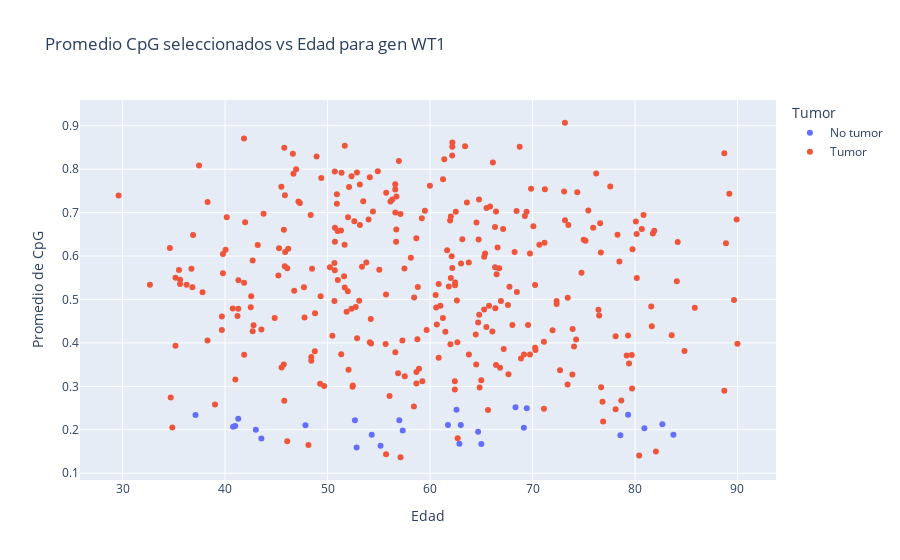

The code cell stored with this chart in its notebook:
### Code cell
plot_mean_age(df_wt1, 'WT1')

### Figure 1 — Plotly figure (JSON) as saved in the notebook; plotly's stock layout.template omitted (floating-point values rounded to 4 significant figures; data arrays with more than 128 entries replaced by an {"elided": "..."} marker saying what was removed)
{"data": [{"hovertemplate": "Tumor=No tumor<br>Edad=%{x}<br>Promedio de CpG=%{y}<extra></extra>", "legendgroup": "No tumor", "marker": {"color": "#636efa", "symbol": "circle"}, "mode": "markers", "name": "No tumor", "orientation": "v", "showlegend": true, "type": "scatter", "x": [79.33, 55.17, 69.16, 54.31, 65.0, 61.75, 52.84, 62.87, 63.0, 37.11, 69.44, 52.67, 64.69, 83.75, 57.33, 47.84, 78.57, 43.0, 80.92, 40.98, 68.34, 40.78, 43.54, 82.67, 57.0, 62.58, 41.28], "xaxis": "x", "y": [0.2344, 0.1633, 0.2044, 0.1885, 0.1675, 0.2108, 0.1593, 0.1678, 0.2111, 0.2343, 0.2495, 0.222, 0.1957, 0.1887, 0.1984, 0.2105, 0.1872, 0.1998, 0.2037, 0.2085, 0.2521, 0.2072, 0.18, 0.2126, 0.2222, 0.2464, 0.2253], "yaxis": "y"}, {"hovertemplate": "Tumor=Tumor<br>Edad=%{x}<br>Promedio de CpG=%{y}<extra></extra>", "legendgroup": "Tumor", "marker": {"color": "#EF553B", "symbol": "circle"}, "mode": "markers", "name": "Tumor", "orientation": "v", "showlegend": true, "type": "scatter", "x": {"elided": "312 float values"}, "xaxis": "x", "y": {"elided": "312 float values"}, "yaxis": "y"}], "layout": {"legend": {"title": {"text": "Tumor"}, "tracegroupgap": 0}, "title": {"text": "Promedio CpG seleccionados vs Edad para gen WT1"}, "xaxis": {"anchor": "y", "domain": [0, 1], "title": {"text": "Edad"}}, "yaxis": {"anchor": "x", "domain": [0, 1], "title": {"text": "Promedio de CpG"}}}}
